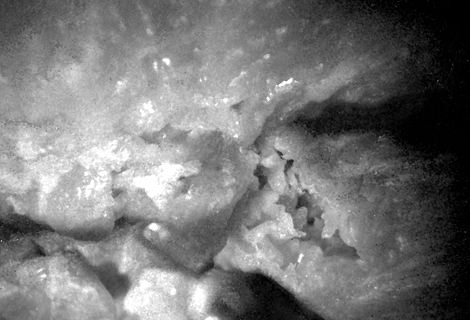
#> input picture TransUNet-single/datasets/GaE_Dataset_final/Testing/Grayscale/New_folder/Grayscale Image 1031.png, 470 x 320 px; its folder holds only this picture in this run
$ python transform_dataset_test_final_Gray.py
#> lines starting #> are read from the running program, lines starting #| are printed output that depends on the picture; after the words box and inside, x2 and y2 are one past the last pixel; in counts of white or black regions, pixels touching at a corner belong together
import numpy as np
import os
import cv2
import matplotlib.pyplot as plt
import pickle

# Paths to traning images
test_data_path = "./GaE_Dataset_final/Testing/Grayscale/New_folder"
test_label_path = "./GaE_Dataset_final/Testing/Masks/New_folder"

# Path to save generated .npz files
npz_saving_path = "./GaE_final_Gray/test_npz/"

# This is used to filter bad images
# preserving_ratio = 0.25


filenames = os.listdir(test_data_path)

png_test_list = []
for filename in filenames: # Get all images name
    if filename.endswith('png'):
        png_test_list.append(filename)
print('Number of images found : ', len(png_test_list))

png_test_list.sort()

filenames2 = os.listdir(test_label_path)

png_label_list = []
for filename in filenames2: # Get all labels name
    if filename.endswith('png'):
        png_label_list.append(filename)
print('Number of labels found : ', len(png_label_list))

png_label_list.sort()

list_file = open('./test.txt','a')

for i, f in enumerate(png_test_list):
    # Read testing image
    data_path = os.path.join(test_data_path, f)
    img_o = cv2.imread(data_path)
#> img_o is the input picture: shape (320, 470, 3); min 0, max 255, mean 118
    img = cv2.resize(img_o, (320,320), interpolation=cv2.INTER_AREA)
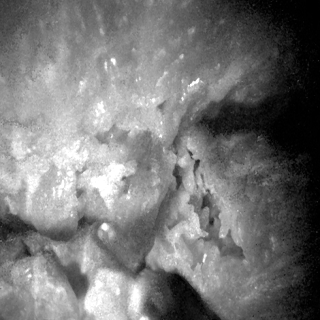
#> img: shape (320, 320, 3); min 0, max 255, mean 118
    img = img / np.amax(img)  # Normalisation
    img_avg = (img[:,:,0]+img[:,:,1]+img[:,:,2])/3
    img_arr = np.asarray(img_avg)

    # Read testing label
    label_path = os.path.join(test_label_path, png_label_list[i])
    img_label_o = cv2.imread(label_path)
    img_label = cv2.resize(img_label_o, (320,320), interpolation=cv2.INTER_AREA)
    img_label_avg = (img_label[:,:,0]+img_label[:,:,1]+img_label[:,:,2])/3
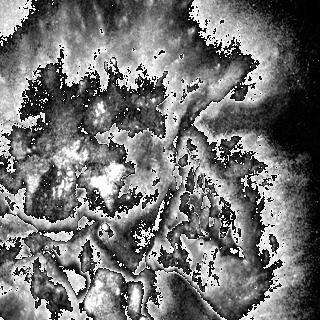
#> img_label_avg: shape (320, 320) float64; min 0, max 85, mean 37.8; drawn with min black and max white
    above_1 = np.nonzero(img_label_avg)
#> above_1 = 100620 positions, rows 0 to 319, columns 0 to 319
    img_label_avg[above_1] = 1
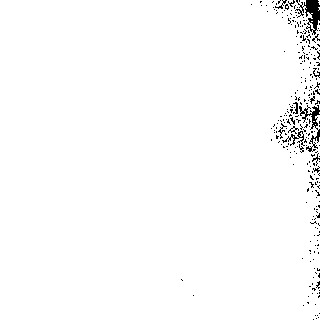
#> img_label_avg: shape (320, 320) float64; values 0 (black) and 1 (white), 98.3% white; black in thin lines or dots, all inside (x1, y1, x2, y2) = (181, 0, 320, 320)
    img_label_arr = np.asarray(img_label_avg)

    # Store data as .npz format
    if not os.path.exists(npz_saving_path):
        os.makedirs(npz_saving_path)
    np.savez(os.path.join(npz_saving_path, f[0:-4]+'.npz'), image=img_arr, label=img_label_arr, case_name=f[0:-4])

    # Make a record in list
    list_file.write(f[0:-4])
    list_file.write('\n')

    print(f+'.npz finished.')

list_file.close()
print('All .npz transform complete!')


# Show dataset with npz format
test = np.load(os.path.join(npz_saving_path,png_test_list[0][0:-4]+'.npz'))
cv2.imshow('test_data',test['image'])
cv2.waitKey(5000)
cv2.imshow('test_label',test['label'])
cv2.waitKey(5000)

$ run again, on TransUNet-single/datasets/GaE_Dataset_final/Testing/Grayscale/New_folder/Grayscale Image 891.png
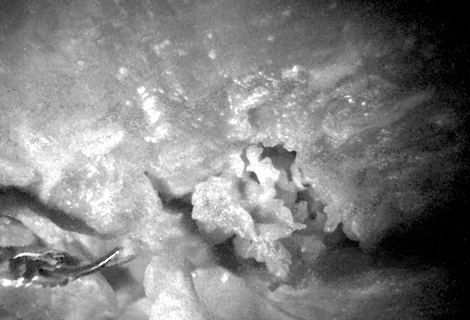
#> input picture TransUNet-single/datasets/GaE_Dataset_final/Testing/Grayscale/New_folder/Grayscale Image 891.png, 470 x 320 px
#> img_o is the input picture: shape (320, 470, 3); min 0, max 255, mean 127.4
#> `img_label_avg = (img_label[:,:,0]+img_label[:,:,1]+img_label[:,:,2])/3`:
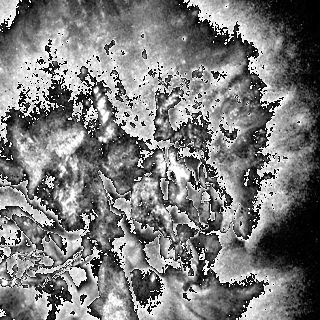
#> img_label_avg: shape (320, 320) float64; min 0, max 85, mean 40.8; drawn with min black and max white
#> above_1 = 100672 positions, rows 0 to 319, columns 0 to 319
#> `img_label_avg[above_1] = 1`:
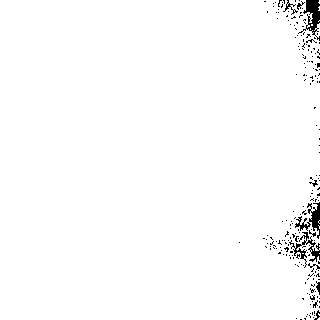
#> img_label_avg: shape (320, 320) float64; values 0 (black) and 1 (white), 98.3% white; 205 black regions (196 under 20 px), largest, box (x1, y1, x2, y2) and area: (298, 0, 320, 41) 369, (295, 202, 320, 239) 318, (289, 232, 320, 268) 294

$ run again, on TransUNet-single/datasets/GaE_Dataset_final/Testing/Grayscale/New_folder/Grayscale Image 897.png
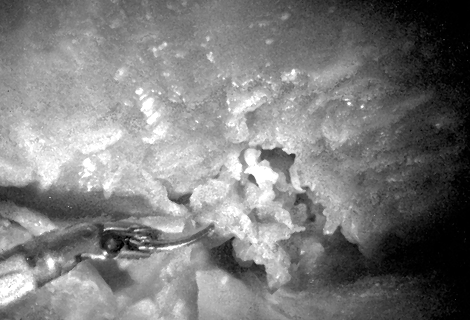
#> input picture TransUNet-single/datasets/GaE_Dataset_final/Testing/Grayscale/New_folder/Grayscale Image 897.png, 470 x 320 px
#> img_o is the input picture: shape (320, 470, 3); min 0, max 255, mean 124.4
#> `img_label_avg = (img_label[:,:,0]+img_label[:,:,1]+img_label[:,:,2])/3`:
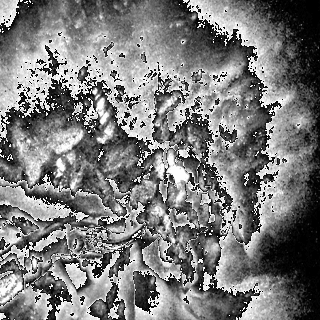
#> img_label_avg: shape (320, 320) float64; min 0, max 85, mean 40.7; drawn with min black and max white
#> above_1 = 100631 positions, rows 0 to 319, columns 0 to 319
#> `img_label_avg[above_1] = 1`:
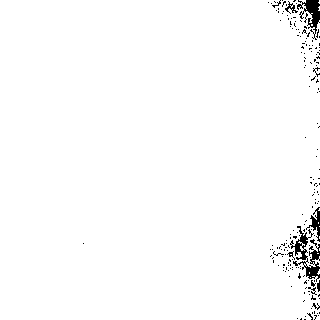
#> img_label_avg: shape (320, 320) float64; values 0 (black) and 1 (white), 98.3% white; 183 black regions (174 under 20 px), largest, box (x1, y1, x2, y2) and area: (290, 226, 320, 282) 592, (297, 0, 320, 40) 377, (306, 207, 320, 242) 168

$ run again, on TransUNet-single/datasets/GaE_Dataset_final/Testing/Grayscale/New_folder/Grayscale Image 916.png
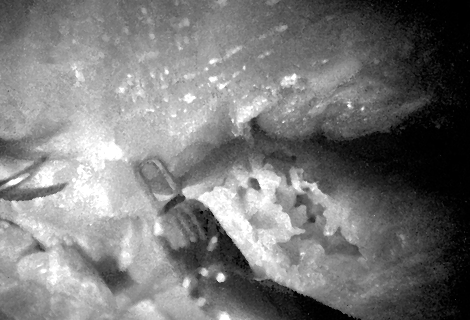
#> input picture TransUNet-single/datasets/GaE_Dataset_final/Testing/Grayscale/New_folder/Grayscale Image 916.png, 470 x 320 px
#> img_o is the input picture: shape (320, 470, 3); min 0, max 255, mean 120.1
#> `img_label_avg = (img_label[:,:,0]+img_label[:,:,1]+img_label[:,:,2])/3`:
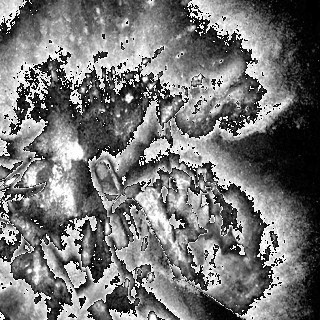
#> img_label_avg: shape (320, 320) float64; min 0, max 85, mean 38.6; drawn with min black and max white
#> above_1 = 100339 positions, rows 0 to 319, columns 0 to 319
#> `img_label_avg[above_1] = 1`:
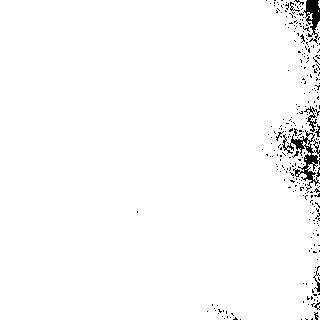
#> img_label_avg: shape (320, 320) float64; values 0 (black) and 1 (white), 98% white; 277 black regions (268 under 20 px), largest, box (x1, y1, x2, y2) and area: (282, 130, 320, 191) 658, (303, 0, 320, 44) 359, (304, 106, 320, 132) 115

$ run again, on TransUNet-single/datasets/GaE_Dataset_final/Testing/Grayscale/New_folder/Grayscale Image 1039.png
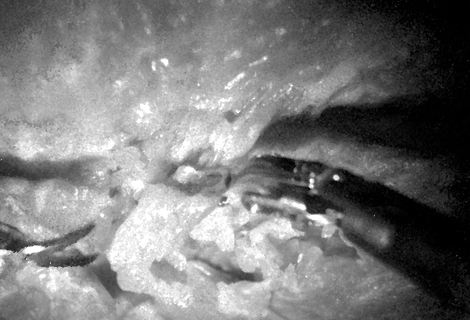
#> input picture TransUNet-single/datasets/GaE_Dataset_final/Testing/Grayscale/New_folder/Grayscale Image 1039.png, 470 x 320 px
#> img_o is the input picture: shape (320, 470, 3); min 0, max 255, mean 121.9
#> `img_label_avg = (img_label[:,:,0]+img_label[:,:,1]+img_label[:,:,2])/3`:
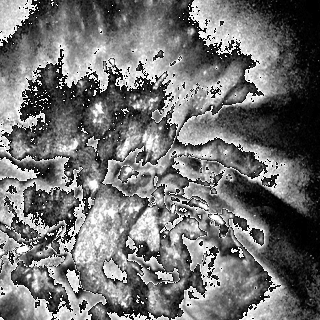
#> img_label_avg: shape (320, 320) float64; min 0, max 85, mean 37.6; drawn with min black and max white
#> above_1 = 100267 positions, rows 0 to 319, columns 0 to 319
#> `img_label_avg[above_1] = 1`:
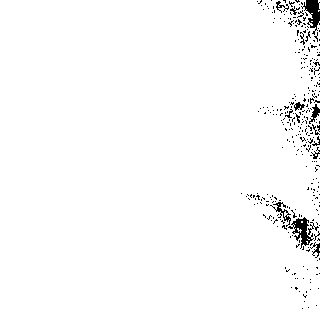
#> img_label_avg: shape (320, 320) float64; values 0 (black) and 1 (white), 97.9% white; 317 black regions (302 under 20 px), largest, box (x1, y1, x2, y2) and area: (288, 217, 319, 249) 355, (301, 0, 320, 35) 316, (270, 202, 291, 227) 128
